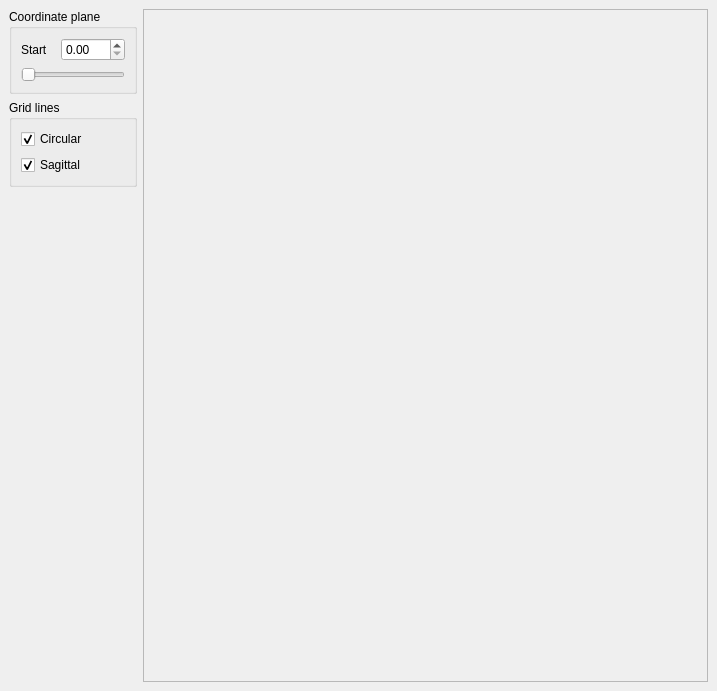
<?xml version="1.0" encoding="UTF-8"?>
<ui version="4.0">
 <class>MainWindow</class>
 <widget class="QWidget" name="MainWindow">
  <property name="geometry">
   <rect>
    <x>0</x>
    <y>0</y>
    <width>717</width>
    <height>691</height>
   </rect>
  </property>
  <property name="windowTitle">
   <string>Polar Chart </string>
  </property>
  <property name="windowIcon">
   <iconset>
    <normaloff/>
   </iconset>
  </property>
  <layout class="QGridLayout">
   <property name="margin">
    <number>9</number>
   </property>
   <property name="spacing">
    <number>6</number>
   </property>
   <item row="1" column="0">
    <widget class="QGroupBox" name="explodeGB">
     <property name="title">
      <string>Grid lines</string>
     </property>
     <property name="checkable">
      <bool>false</bool>
     </property>
     <property name="checked">
      <bool>false</bool>
     </property>
     <layout class="QVBoxLayout">
      <property name="spacing">
       <number>6</number>
      </property>
      <property name="margin">
       <number>9</number>
      </property>
      <item>
       <widget class="QCheckBox" name="circularGridCB">
        <property name="text">
         <string>Circular</string>
        </property>
        <property name="checked">
         <bool>true</bool>
        </property>
       </widget>
      </item>
      <item>
       <widget class="QCheckBox" name="sagittalGridCB">
        <property name="text">
         <string>Sagittal</string>
        </property>
        <property name="checked">
         <bool>true</bool>
        </property>
       </widget>
      </item>
     </layout>
    </widget>
   </item>
   <item row="0" column="0">
    <widget class="QGroupBox" name="explodeGB_3">
     <property name="title">
      <string>Coordinate plane</string>
     </property>
     <property name="checkable">
      <bool>false</bool>
     </property>
     <property name="checked">
      <bool>false</bool>
     </property>
     <layout class="QGridLayout">
      <property name="margin">
       <number>9</number>
      </property>
      <property name="spacing">
       <number>6</number>
      </property>
      <item row="0" column="0">
       <widget class="QLabel" name="zoomFactorLB_2">
        <property name="text">
         <string>Start</string>
        </property>
       </widget>
      </item>
      <item row="1" column="0" colspan="2">
       <widget class="QSlider" name="startPositionSL">
        <property name="sizePolicy">
         <sizepolicy hsizetype="Minimum" vsizetype="Fixed">
          <horstretch>0</horstretch>
          <verstretch>0</verstretch>
         </sizepolicy>
        </property>
        <property name="maximum">
         <number>360</number>
        </property>
        <property name="orientation">
         <enum>Qt::Horizontal</enum>
        </property>
       </widget>
      </item>
      <item row="0" column="1">
       <widget class="QDoubleSpinBox" name="startPositionSB">
        <property name="minimum">
         <double>0.000000000000000</double>
        </property>
        <property name="maximum">
         <double>360.000000000000000</double>
        </property>
        <property name="singleStep">
         <double>1.000000000000000</double>
        </property>
        <property name="value">
         <double>0.000000000000000</double>
        </property>
       </widget>
      </item>
     </layout>
    </widget>
   </item>
   <item row="3" column="0">
    <spacer>
     <property name="orientation">
      <enum>Qt::Vertical</enum>
     </property>
     <property name="sizeHint" stdset="0">
      <size>
       <width>128</width>
       <height>221</height>
      </size>
     </property>
    </spacer>
   </item>
   <item row="0" column="1" rowspan="4">
    <widget class="QSplitter" name="splitter">
     <property name="orientation">
      <enum>Qt::Horizontal</enum>
     </property>
     <widget class="QFrame" name="chartFrame">
      <property name="minimumSize">
       <size>
        <width>300</width>
        <height>400</height>
       </size>
      </property>
      <property name="frameShape">
       <enum>QFrame::StyledPanel</enum>
      </property>
      <property name="frameShadow">
       <enum>QFrame::Raised</enum>
      </property>
     </widget>
    </widget>
   </item>
  </layout>
 </widget>
 <resources>
  <include location="BarChart"/>
 </resources>
 <connections/>
</ui>
